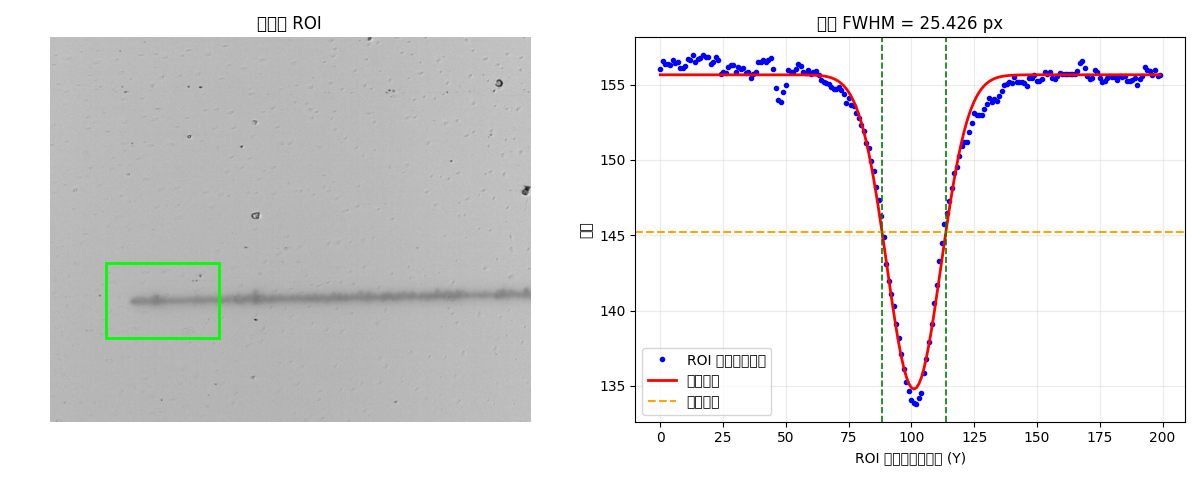
#> input picture 2026.3.6/example.png, 1200 x 480 px
$ python -i '模型.py'   (imports and definitions only)
#> lines starting #> are read from the running program, lines starting #| are printed output that depends on the picture; after the words box and inside, x2 and y2 are one past the last pixel; in counts of white or black regions, pixels touching at a corner belong together
# -*- coding: utf-8 -*-
"""
激光加工线宽预测模型（基于随机森林）
假设：
1. 图片位于 './laser_lines/' 目录下
2. Excel文件为 './process_parameters.xlsx'，包含列：'image_name', 'speed_x', 'speed_y', 'height_z'
"""
import os
import pandas as pd
import numpy as np
import cv2
import matplotlib.pyplot as plt
from sklearn.model_selection import train_test_split
from sklearn.ensemble import RandomForestRegressor
from sklearn.metrics import mean_absolute_error, mean_squared_error, r2_score
import warnings
# [5 lines not run here, left out]

# 1.1 加载工艺参数Excel文件
excel_path = './process_parameters.xlsx'  # 请修改为你的Excel文件路径
# [1 line that did not run here, left out]

# 确保Excel包含必要的列
required_cols = ['image_name', 'speed_x', 'speed_y', 'height_z']
# [3 lines not run here, left out]

# 1.2 定义图像处理函数：从单张图片中提取平均线宽
def measure_line_width(image_path):
    """
    使用OpenCV图像处理技术测量激光线的平均宽度（单位：像素）。
    核心步骤：灰度化 -> 阈值化（二值化）-> 形态学操作 -> 轮廓查找 -> 宽度计算。
    """
#> called with image_path = '../2026.3.6/example.png'
    try:
        # 读取图像
        img = cv2.imread(image_path)
#> img is the input picture: shape (480, 1200, 3); mean B, G, R 227.3, 226.7, 227.5
        if img is None:
            print(f"警告：无法读取图像 {image_path}")
            return None

        # 转换为灰度图
        gray = cv2.cvtColor(img, cv2.COLOR_BGR2GRAY)
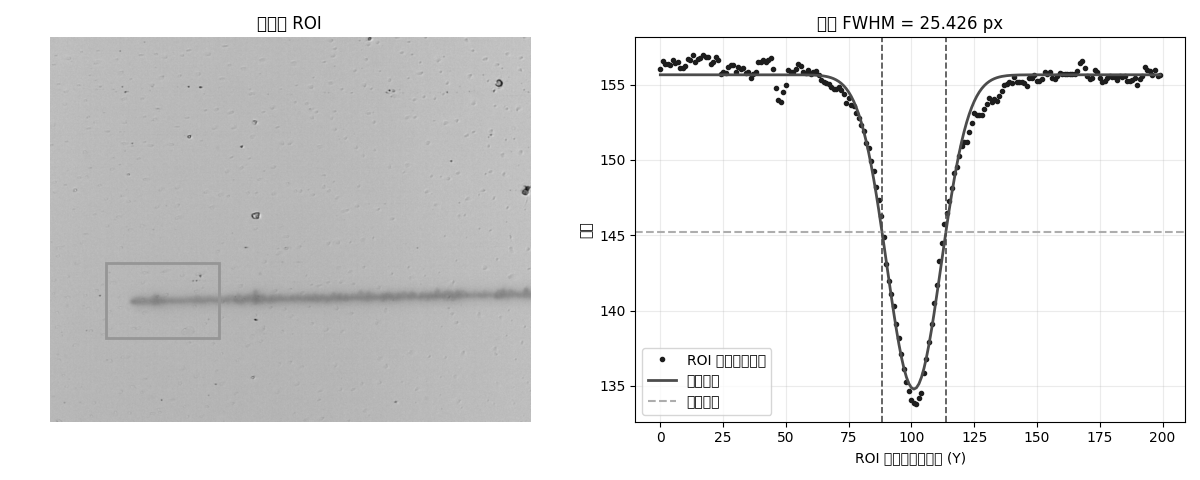
#> gray: shape (480, 1200); min 0, max 255, mean 227

        # 二值化（阈值可根据你的图像调整，这里假设线条比背景亮）
        _, binary = cv2.threshold(gray, 0, 255, cv2.THRESH_BINARY + cv2.THRESH_OTSU)
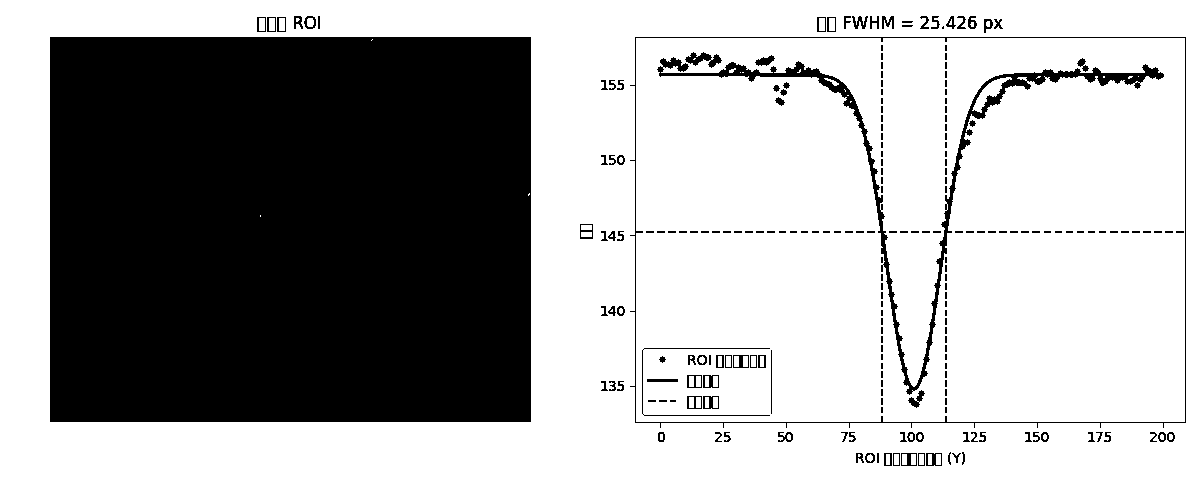
#> binary: shape (480, 1200); 65.2% white; 217 black regions (120 under 20 px), largest, box (x1, y1, x2, y2) and area: (50, 37, 531, 422) 185177, (657, 57, 1164, 395) 6314, (630, 37, 1186, 428) 1994

        # 形态学操作（可选，用于去除小噪声、连接断线）
        kernel = np.ones((3, 3), np.uint8)
        binary = cv2.morphologyEx(binary, cv2.MORPH_CLOSE, kernel)
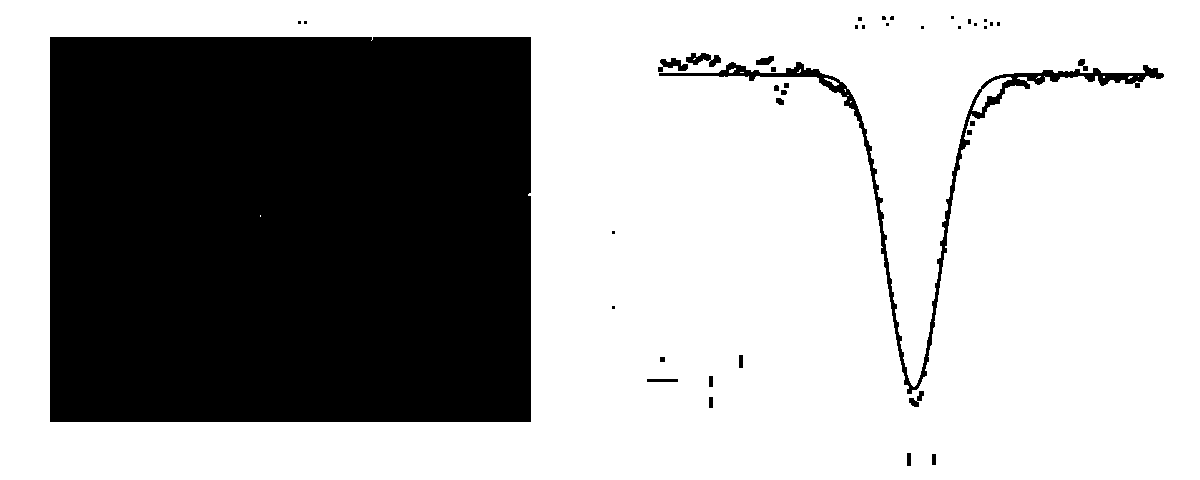
#> binary: shape (480, 1200); 66.6% white; 40 black regions (19 under 20 px), largest, box (x1, y1, x2, y2) and area: (50, 37, 531, 422) 185171, (659, 62, 1164, 394) 5790, (686, 53, 721, 67) 272

        # 查找轮廓
        contours, _ = cv2.findContours(binary, cv2.RETR_EXTERNAL, cv2.CHAIN_APPROX_SIMPLE)
#> contours = [[[0, 0], [0, 479], [1199, 479], [1199, 0]]]

        if not contours:
            print(f"警告：在 {image_path} 中未检测到轮廓。")
            return None

        # 假设最长的轮廓是我们的激光线
        main_contour = max(contours, key=cv2.contourArea)
#> main_contour = [[0, 0], [0, 479], [1199, 479], [1199, 0]]

        # 计算该轮廓的最小外接矩形，其宽度即为线宽（像素）
        rect = cv2.minAreaRect(main_contour)
#> rect = ((599.5, 239.5), (479, 1199), -90)
        width_pixel = min(rect[1])  # rect[1]为 (宽度, 高度)，取较小值作为线宽
#> width_pixel = 479

        return width_pixel
    except Exception as e:
        print(f"处理图像 {image_path} 时发生错误: {e}")
        return None

# 1.3 遍历所有图片，测量线宽，并与Excel数据合并
image_dir = './laser_lines/'  # 请修改为你的图片文件夹路径
image_widths = []
valid_indices = []

# [21 lines not run here, left out]

# 将测量结果添加到DataFrame
# [1 line that did not run here, left out]

# 清除任何测量失败的记录（包含NaN的行）
# [1 line that did not run here, left out]
# [8 lines not run here, left out]

# 特征：工艺参数
# [1 line that did not run here, left out]
# 目标：线宽（像素）
# [1 line that did not run here, left out]

# [6 lines not run here, left out]

# 划分训练集和测试集（80%训练，20%测试）
# [1 line that did not run here, left out]
# [5 lines not run here, left out]

# 创建模型（初始参数可调）
rf_model = RandomForestRegressor(
    n_estimators=100,      # 树的数量
    max_depth=10,          # 树的最大深度，防止过拟合
    min_samples_split=5,   # 内部节点再划分所需最小样本数
    min_samples_leaf=2,    # 叶子节点最少样本数
    random_state=42,
    n_jobs=-1              # 使用所有CPU核心
)

# 训练模型
# [5 lines not run here, left out]

# 在训练集和测试集上进行预测
# [1 line that did not run here, left out]
# [1 line that did not run here, left out]

# 计算关键评估指标
def print_metrics(y_true, y_pred, dataset_name):
    mae = mean_absolute_error(y_true, y_pred)
    mse = mean_squared_error(y_true, y_pred)
    rmse = np.sqrt(mse)
    r2 = r2_score(y_true, y_pred)
    print(f"\n【{dataset_name}集】")
    print(f"  平均绝对误差 (MAE): {mae:.3f} 像素")
    print(f"  均方根误差 (RMSE): {rmse:.3f} 像素")
    print(f"  决定系数 (R² Score): {r2:.3f}")
    return mae, rmse, r2

# [1 line not run here, left out]
# [1 line that did not run here, left out]

# 5.1 可视化：预测值 vs 真实值
# [14 lines not run here, left out]
# [1 line that did not run here, left out]
# [1 line that did not run here, left out]
# [1 line that did not run here, left out]

# [10 lines not run here, left out]

# 5.3 可视化：单个特征与线宽的关系（以最重要的特征为例）
# [1 line that did not run here, left out]
# [21 lines not run here, left out]
# 假设一组新工艺参数 [speed_x, speed_y, height_z]
new_parameters = pd.DataFrame({
    'speed_x': [10.0, 20.0],
    'speed_y': [0.5, 0.8],
    'height_z': [1.0, 1.2]
})
# [1 line that did not run here, left out]
# [5 lines not run here, left out]

# 6.3 保存模型供后续使用（可选）
import joblib
model_save_path = './laser_linewidth_rf_model.pkl'
# [9 lines not run here, left out]

>>> result = measure_line_width('../2026.3.6/example.png')
#> result = 479

$ run again, on 2026.3.6/feature.png
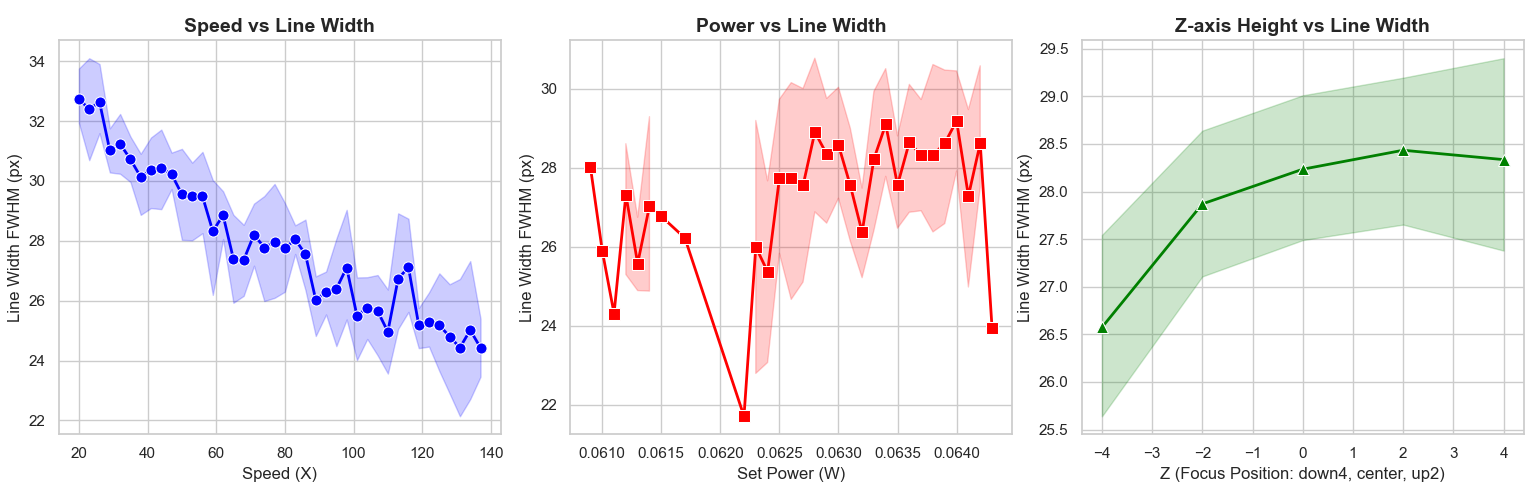
#> input picture 2026.3.6/feature.png, 1539 x 500 px
#> in measure_line_width, img is the input picture: shape (500, 1539, 3); mean B, G, R 240.7, 239.7, 242
#> in measure_line_width, `_, binary = cv2.threshold(gray, 0, 255, cv2.THRESH_BINARY + cv2.THRESH..`:
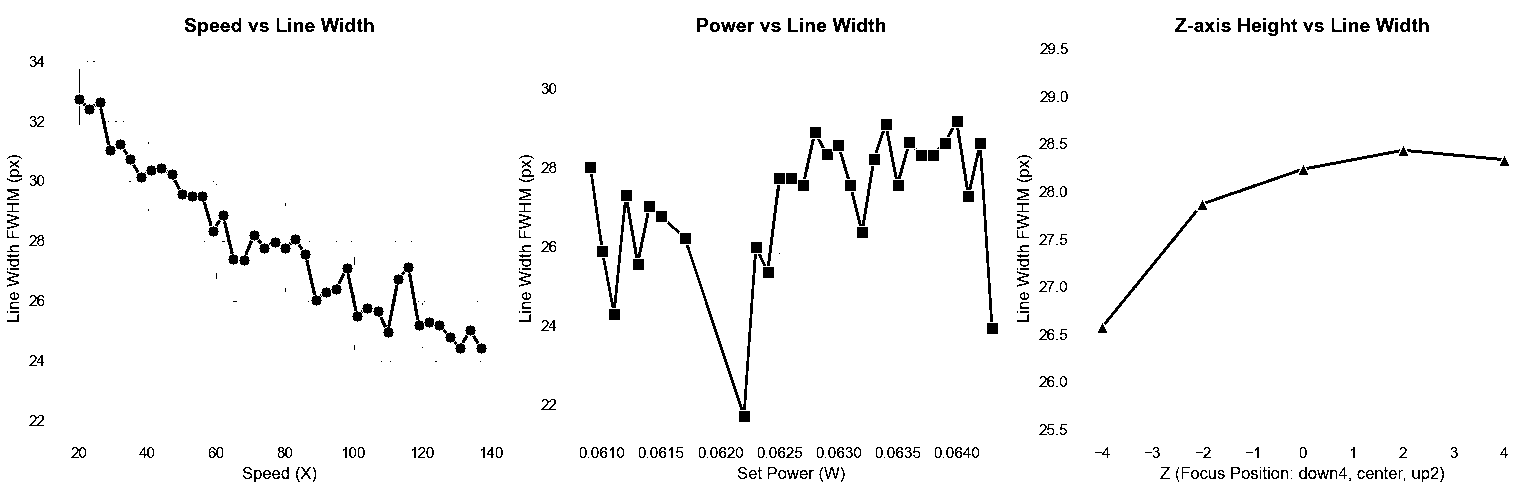
#> binary: shape (500, 1539); 96.8% white; 385 black regions (91 under 20 px), largest, box (x1, y1, x2, y2) and area: (373, 262, 487, 354) 1309, (280, 234, 373, 322) 1035, (686, 245, 757, 410) 907
#> in measure_line_width, `binary = cv2.morphologyEx(binary, cv2.MORPH_CLOSE, kernel)`:
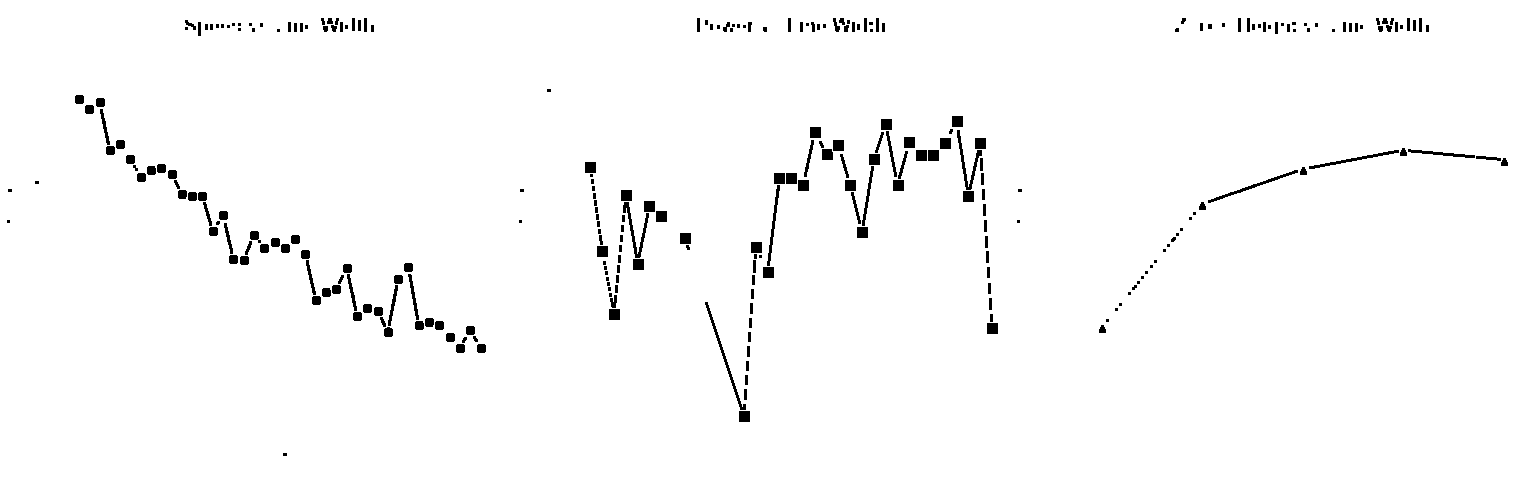
#> binary: shape (500, 1539); 98.1% white; 276 black regions (92 under 20 px), largest, box (x1, y1, x2, y2) and area: (705, 302, 746, 410) 342, (623, 202, 649, 258) 337, (957, 130, 982, 190) 319
#> contours = [[[0, 0], [0, 499], [1538, 499], [1538, 0]]]
#> main_contour = [[0, 0], [0, 499], [1538, 499], [1538, 0]]
#> rect = ((769, 249.5), (499, 1538), -90)
#> width_pixel = 499
